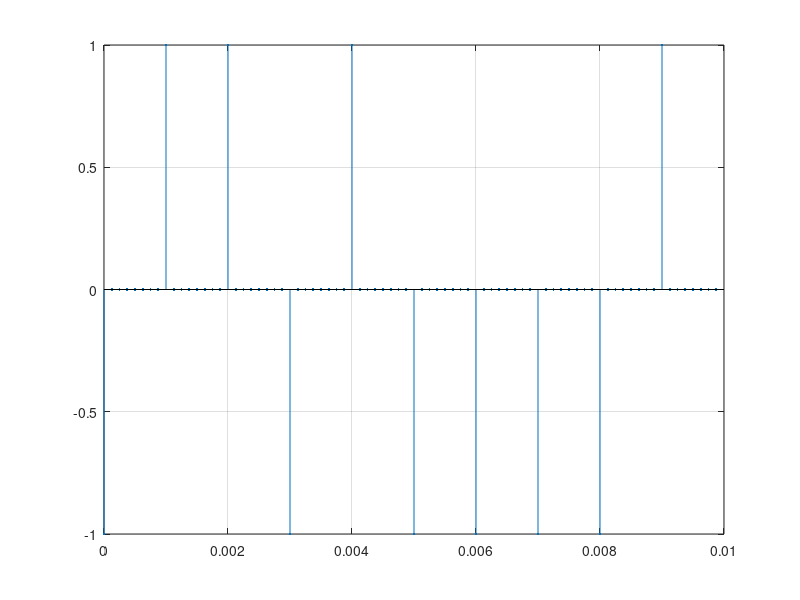
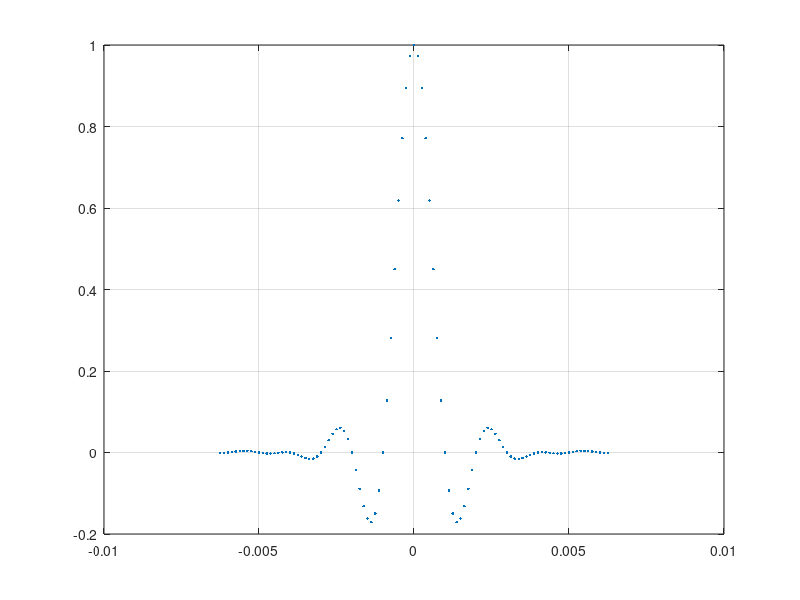
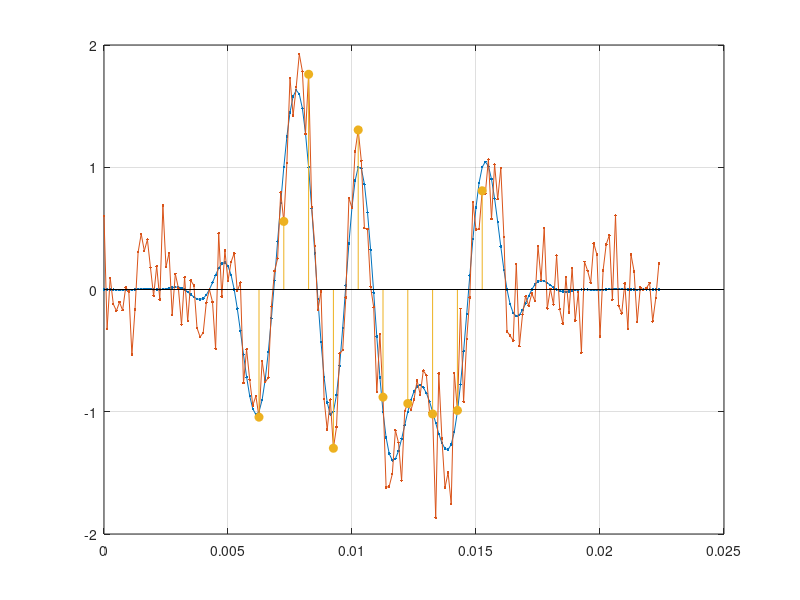

Write MATLAB code to recreate these figures, in order. (Note: this script raises an error after producing the figures.)
clear 
clc
close all

Ts=1e-3;% 1 ms
sps = 8;
T_sample=Ts/sps;          % sps samples in each symbol duration
F_sample=1/T_sample; 

num_symbols = 10;
bits = randi([0, 1],1, num_symbols) %Our data to be transmitted, 1's and 0's
x = [];
t=(0:sps*num_symbols-1)*T_sample;
for bit=bits
    pulse = zeros(1,sps);
    pulse(1) = bit*2-1; %set the first value to either a 1 or -1
    x = [x, pulse]; %add the 8 samples to the signal
end
figure(1)
stem(t, x, '.-')
grid on 


% Create our raised-cosine filter
num_taps = 101; % approximately 101/8 symbols duration
beta = 0.35;
n = (0:num_taps-1)-(num_taps-1)/2;
t=n*T_sample;
h = sinc(t/Ts) .* cos(pi*beta*t/Ts) ./ (1 - (2*beta*t/Ts).^2);
% h=ones(1,length(n));
figure(2)
plot(t, h, '.')
grid on

% Filter our signal, in order to apply the pulse shaping
x_shaped = conv(x, h);
t=(0:length(x_shaped)-1)*T_sample;
figure(3)
plot(t,x_shaped, '.-'); hold on

%% Add AWGN
noise=0.25*randn(size(x_shaped));
x_shaped_rx = x_shaped+noise;
plot(t,x_shaped_rx, '.-'); hold on
% Sample the signal at Ts, consider the delay in filter
nn=(0:num_symbols-1)*sps+(num_taps-1)/2+1;
X_sam=x_shaped_rx(nn)
stem((nn-1)*T_sample,X_sam,'filled');
grid on


figure(4)
[pxx,f] = pspectrum(x_shaped_rx, F_sample);
semilogy(f,pxx);grid on

scatterplot(X_sam)
